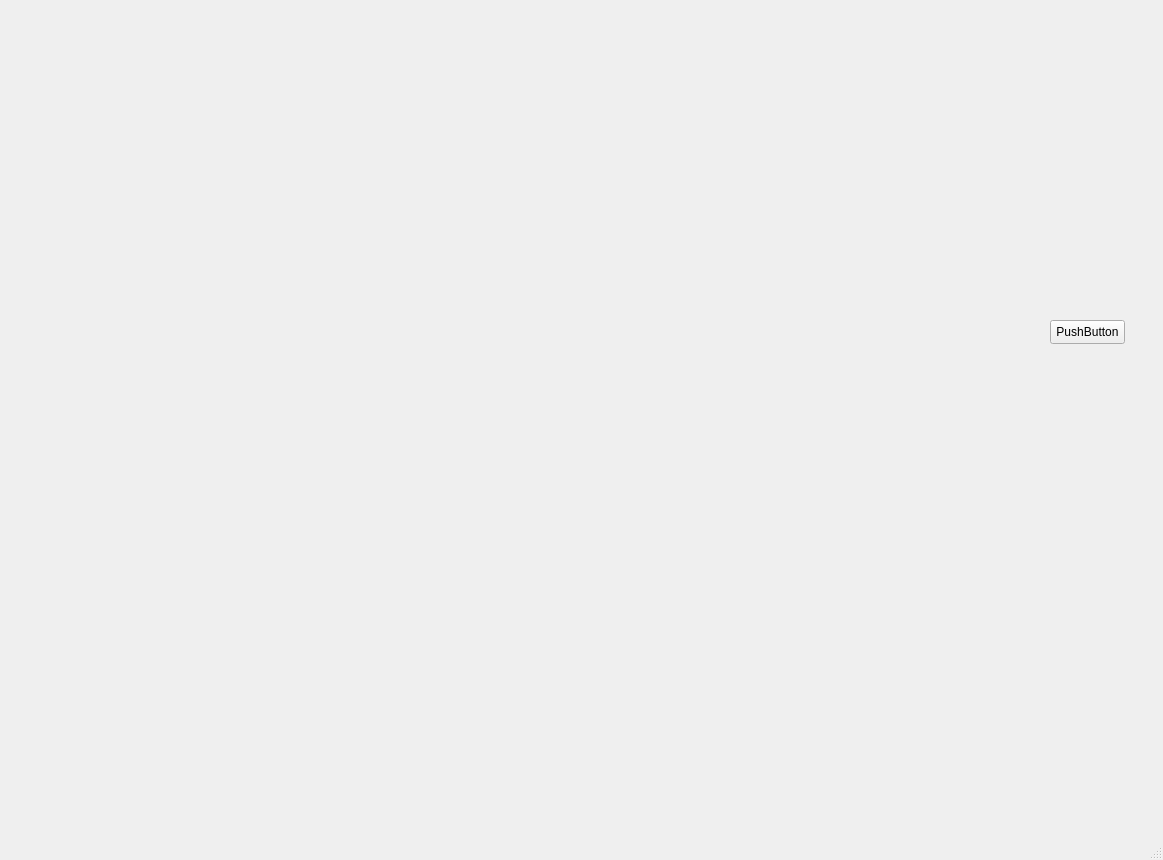
<?xml version="1.0" encoding="UTF-8"?>
<ui version="4.0">
 <class>MainWindow</class>
 <widget class="QMainWindow" name="MainWindow">
  <property name="geometry">
   <rect>
    <x>0</x>
    <y>0</y>
    <width>1163</width>
    <height>860</height>
   </rect>
  </property>
  <property name="windowTitle">
   <string>MainWindow</string>
  </property>
  <widget class="QWidget" name="centralwidget">
   <widget class="QWidget" name="image_widget" native="true">
    <property name="geometry">
     <rect>
      <x>40</x>
      <y>40</y>
      <width>991</width>
      <height>651</height>
     </rect>
    </property>
   </widget>
   <widget class="QPushButton" name="pushButton">
    <property name="geometry">
     <rect>
      <x>1050</x>
      <y>320</y>
      <width>75</width>
      <height>24</height>
     </rect>
    </property>
    <property name="text">
     <string>PushButton</string>
    </property>
   </widget>
  </widget>
  <widget class="QMenuBar" name="menubar">
   <property name="geometry">
    <rect>
     <x>0</x>
     <y>0</y>
     <width>1163</width>
     <height>33</height>
    </rect>
   </property>
  </widget>
  <widget class="QStatusBar" name="statusbar"/>
 </widget>
 <resources/>
 <connections/>
</ui>
